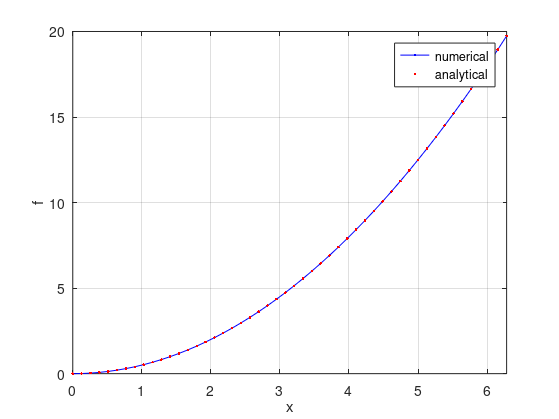

The MATLAB source for this figure:
%{ 
# Differential equation - Two boundaries conditions on the same side

We solve this differential equation
$$
f_{xx}= 1
$$
with the boundary conditions 
$$
f(0)=0, ~f_x(0)=1
$$

    %}
% Solve the system : DD*f=b with the two boundaries conditions on the same
% side. f(0)=0 (Dirichlet) & f'(0)=0 (Neumann)

%}

    clear all; clf

    % parameters
    L=2*pi; % domain length
    N=50; % number of points

    % the grid
    x=linspace(0,L,N)';
    h=x(2)-x(1); % the grid size

    % first derivative
    D=zeros(N,N);
    D(1,1:3)=[-3/2, 2, -1/2]/h;
    for ind=2:N-1
        D(ind,ind-1:ind+1)=[-1/2, 0, 1/2]/h;
    end
    D(end,end-2:end)=[1/2, -2, 3/2]/h;

    % second derivative
    DD=zeros(N,N);
    DD(1,1:3)=[1, -2, 1]/h^2;
    for ind=2:N-1
        DD(ind,ind-1:ind+1)=[1, -2, 1]/h^2;
    end
    DD(end,end-2:end)=[1, -2, 1]/h^2;

    % second order derivative
    A=DD;

    % boundary conditions
    I=eye(N);
    A([1,N],:)=[I(1,:); D(1,:)];
    b=1+zeros(N,1); b([1,N])=[0,0];

    % solve the system
    f=A\b;

    % plotting
    plot(x,f,'b.-',x,x.^2/2,'r.');
    xlabel('x');ylabel('f');
    legend('numerical','analytical')
    xlim([0,L]); grid on

    set(gcf,'paperpositionmode','auto')
    print('-dpng','-r80','differential_equation_sameside.png')
    
    



%{
![Here is the figure](/sandbox/easystab/differential_equation_sameside)
%}

